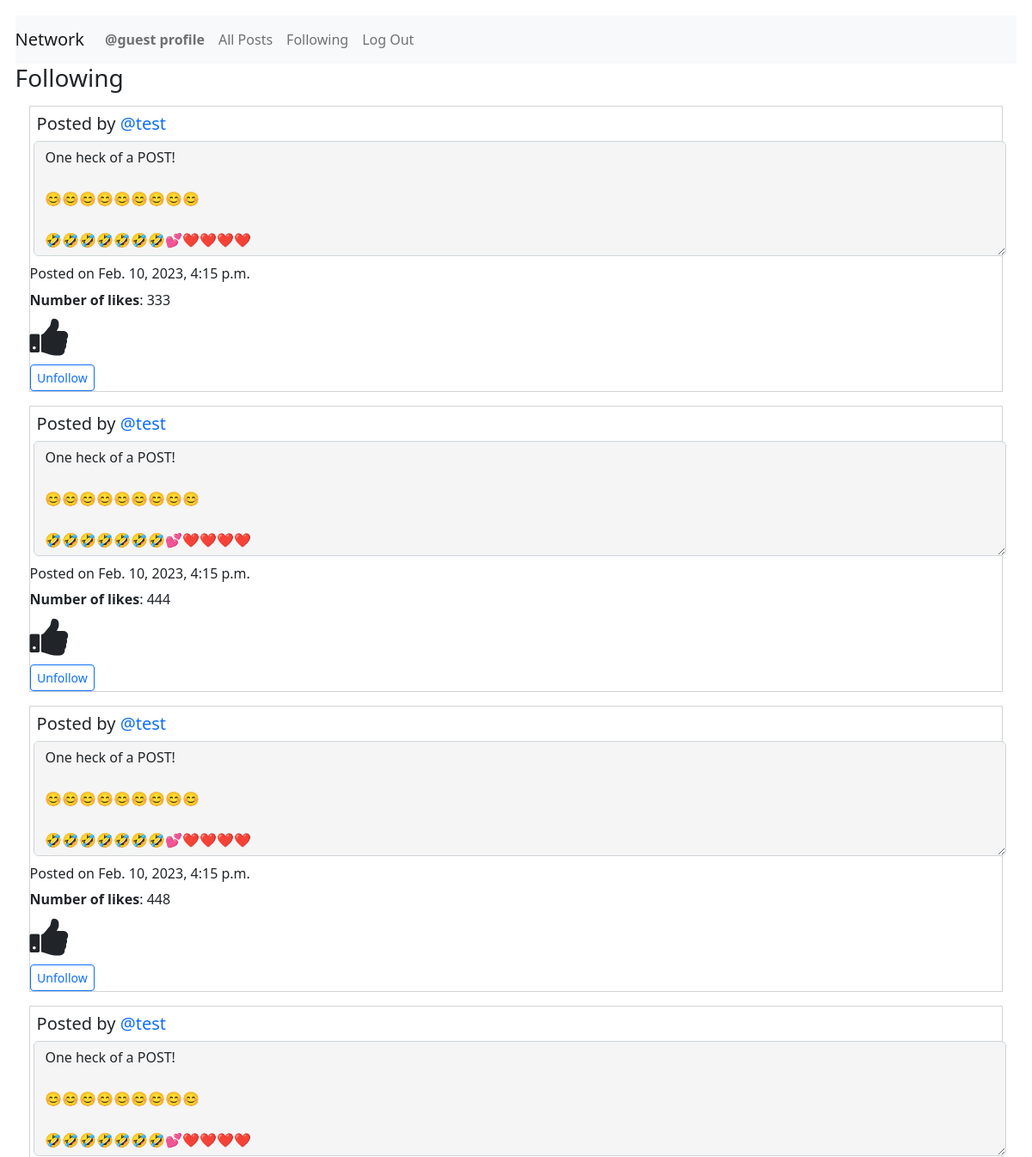
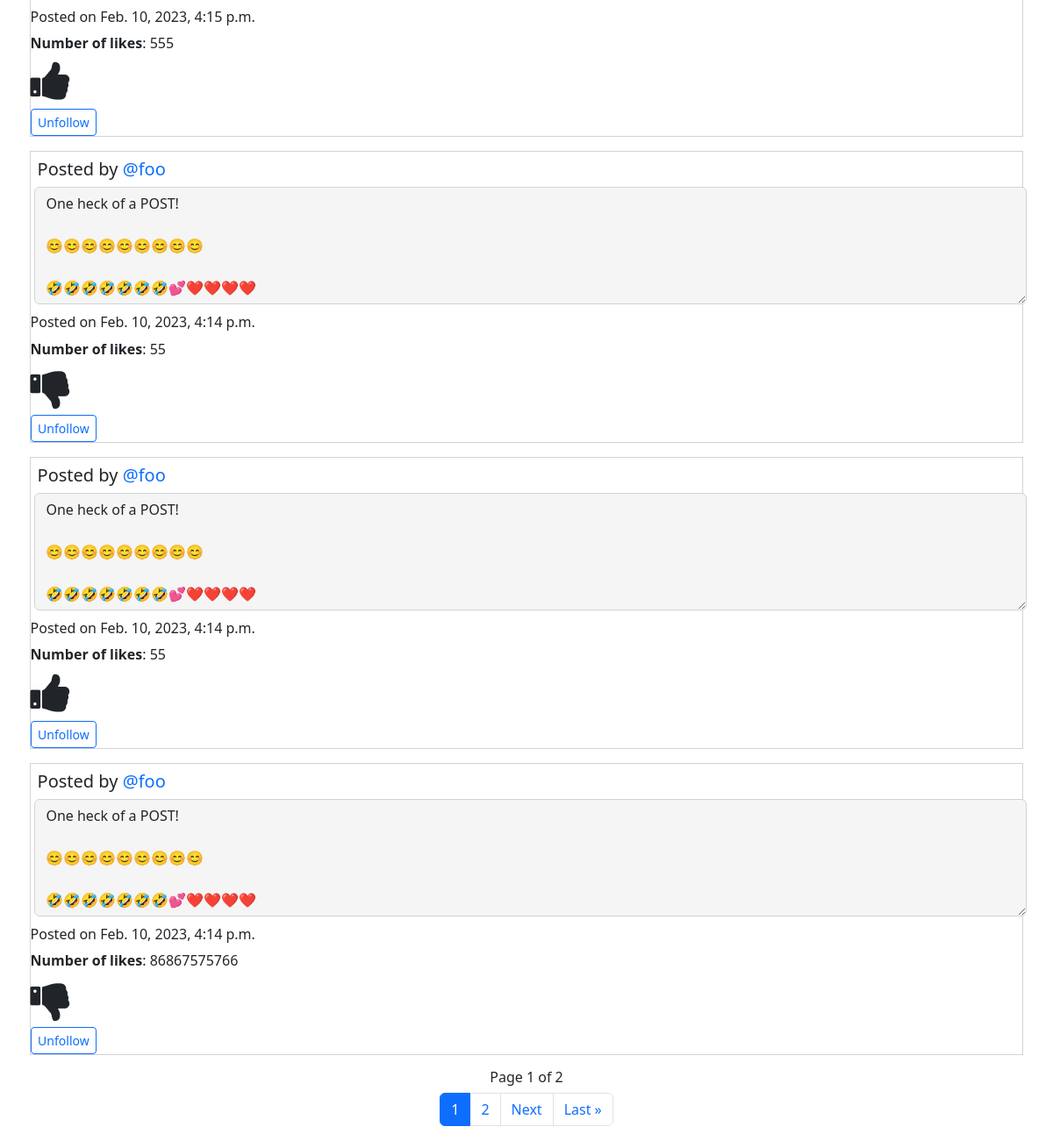
The page /following (signed in) on the database its author committed (2 pictures, top to bottom).
### network/models.py (models this page shows, shortened)
class User(AbstractUser):
    pass
    def __str__(self) -> str:
        return f"User Name: {self.username} - User ID: {self.id}"

class Posts(models.Model):
    creator = models.ForeignKey(
        User, on_delete=models.PROTECT, related_name="get_creator", blank=False)
    content = models.TextField(max_length=600)
    createdDate = models.DateTimeField(auto_now_add=True)
    likedUser = models.ManyToManyField(
        User, related_name="get_liked_users", blank=True)
    numberLikes = models.PositiveIntegerField(blank=True, default=0)

### network/views.py (the view)
# urls.py: path("following", views.getFollowing, name="getFollowing"),
@login_required
def getFollowing(request):
    print("In getFollowing")
    user = request.user
    print(user)
    user_id = request.user.id
    user_name = request.user.username
    try:
        currentOBJ = Follow.objects.get(followUser=user_id)
        displayNothing = False
        noFollowersForUser = False
    except Follow.DoesNotExist:
        print("This user follows no one!")
        displayNothing = True
        noFollowersForUser = True
    if displayNothing != True:
        following = currentOBJ.following.all()
        if following.count() == 0:
            noFollowersForUser = True
        qs = following.order_by().values('id')
        qs = list(qs)
        emptyQueryset = Posts.objects.filter(creator=0)
        for dic in qs:
            for val in dic.values():
                print(val)
                listings = Posts.objects.filter(creator=val)
                UserObject = User.objects.filter(id=val)
                if emptyQueryset.exists():
                    newQueryset = newQueryset | listings
                else:
                    newQueryset = emptyQueryset | listings
                    emptyQueryset = newQueryset
    if noFollowersForUser == True:
        return render(request, "network/following.html", {"displayNothing": displayNothing})
    else:
        if noFollowersForUser:
            return render(request, "network/following.html", {"displayNothing": displayNothing})
        else:
            PostsByDate = newQueryset.order_by('-createdDate')
            postsPagination = PostsByDate
            paginator = Paginator(postsPagination, 7)
            page_number = request.GET.get('page', '1')
            page_obj = paginator.get_page(page_number)
            likeList = returnlikeList(request)
    return render(request, "network/following.html", {"page_obj": page_obj, "listings": PostsByDate, "UserObject": UserObject, "displayNothing": displayNothing, "likeList": likeList })

### network/views.py (called while the page is built)
@login_required
def returnlikeList(request):
    user_id = request.user.id
    likedUser = Posts.objects.filter(likedUser=user_id)
    print(likedUser)
    likeList = []
    for like in likedUser:
        currentObject = User.objects.get(id=user_id)
        print(currentObject.id)
        print(like.id)
        likeList.append(like.id)
    return likeList

### network/templates/network/following.html (shortened to what this page needs)
{% extends "network/layout.html" %}
{% block body %}
<h3>Following</h3>
{% for list in page_obj %}
<div id="followingPostings">
    <div class="post{{forloop.counter0}}">
        <h5 class="creator">Posted by <a
                href="{% url 'getProfile' list.creator.username %}">{{list.creator.username}}</a></h5>
        <textarea class="form-control content{{forloop.counter0}}" id="readonlyContent{{forloop.counter0}}" rows="5" readonly="true">{{list.content}}</textarea>
        <p class="timestamp{{forloop.counter0}}">Posted on {{list.createdDate}}</p>
        <p id="numberLikes{{forloop.counter0}}" class="numberLikes{{forloop.counter0}}"><strong>Number of likes</strong>: {{list.numberLikes}}</p>
        {% if list.id in likeList and list.creator.username != user.username %}
        <i class="fa fa-thumbs-up {{forloop.counter0}}" id="thumbsUp{{forloop.counter0}}" aria-hidden="true"
            onclick="likePost('{{list.id}}', '{{list.creator.username}}', '{{user.username}}')"></i>
        {% elif list.id not in likeList and list.creator.username != user.username %}
        <i class="fa fa-thumbs-down {{forloop.counter0}}" id="thumbsDown{{forloop.counter0}}" aria-hidden="true"
            onclick="likePost('{{list.id}}', '{{list.creator.username}}', '{{user.username}}')"></i>
        {% endif %}
        <a class="btn btn-sm btn-outline-primary" id="unfollow-button" href="{% url 'follow' list.creator.username %}">Unfollow</a>
    </div>
</div>
{% empty %}
<h5>This user is not following anyone.</h5>
{% endfor %}
<nav aria-label="Page navigation">
    <div class="Djangopagination">
        <h6 class="paginationNumberPages"> Page {{ page_obj.number }} of {{ page_obj.paginator.num_pages }}</h6>
        <ul class="pagination justify-content-center">
            <li class="page-item active" aria-current="page"><a class="page-link" href="?page={{ page_obj.number }}">{{ page_obj.number }}</a></li>
            {% if page_obj.has_next %}
            <li class="page-item"><a class="page-link" href="?page={{ page_obj.next_page_number }}">{{ page_obj.next_page_number }}</a></li>
            {% endif %}
            {% if page_obj.has_next %}
            <li class="page-item"><a class="page-link" href="?page={{ page_obj.next_page_number }}">Next</a></li>
                 <li class="page-item"><a class="page-link" href="?page={{ page_obj.paginator.num_pages }}">Last &raquo;</a></li>
            {% endif %}
        </ul>
    </div>
</nav>
{% endblock %}

### network/templates/network/layout.html (shortened to what this page needs)
{% load static %}
<!DOCTYPE html>
<html lang="en">
<head>
    <link href="https://cdn.jsdelivr.net/npm/bootstrap@5.2.3/dist/css/bootstrap.min.css" rel="stylesheet">
    <link rel="stylesheet" href="https://cdnjs.cloudflare.com/ajax/libs/font-awesome/4.7.0/css/font-awesome.min.css">
    <link href="{% static 'network/styles.css' %}" rel="stylesheet">
</head>
<body>
    <nav class="navbar navbar-expand-lg navbar-light bg-light">
        <a class="navbar-brand" href="{% url 'index' %}">Network</a>
        <div>
            <ul class="navbar-nav mr-auto">
                {% if user.is_authenticated %}
                <li class="nav-item">
                    <a class="nav-link" id="djangoProfile" href="{% url 'getProfile' user.username %}"><strong>{{ user.username }} profile</strong></a>
                </li>
                <li class="nav-item">
                    <a class="nav-link" id="djangoAllPosts" href="{% url 'djangoAllPosts' %}">All Posts</a>
                </li>
                {% endif %}
                {% if user.is_authenticated %}
                <li class="nav-item">
                    <a class="nav-link" id="djangoFollowing" href="{% url 'getFollowing' %}">Following</a>
                </li>
                <li class="nav-item">
                    <a class="nav-link" href="{% url 'logout' %}">Log Out</a>
                </li>
                {% endif %}
            </ul>
        </div>
    </nav>
    <div class="body">
        {% block body %}
        {% endblock %}
    </div>
</body>
</html>

### network/static/network/styles.css (style rules this page uses)
body { margin: 1.1em; }
a { text-decoration: none; }
.form-control { margin: 0.3em; }
p { margin-bottom: 0.4rem; }
.paginationNumberPages { justify-content: center; display: flex; }
.creator { margin: 0.4em; }
.fa { font-size: 50px; cursor: pointer; user-select: none; }
[class*="post"] { margin: 1.0em; border-style: solid; border-width: thin; border-color: lightgray; }
[id*="readonlyContent"] { margin-bottom: 0.5em; background-color: whitesmoke }
#unfollow-button { display: flex; width: 5.4em; margin-top: 7px; align-items: center; justify-content: center; }

### rows shown on the page
User: username "@guest"
Posts: creator.username "@test", content "One heck of a POST! 😊😊😊😊😊😊😊😊😊 🤣🤣🤣🤣🤣🤣🤣💕❤️❤️❤️❤️", createdDate "Feb. 10, 2023, 4:15 p.m.", numberLikes "333"
Posts: creator.username "@test", content "One heck of a POST! 😊😊😊😊😊😊😊😊😊 🤣🤣🤣🤣🤣🤣🤣💕❤️❤️❤️❤️", createdDate "Feb. 10, 2023, 4:15 p.m.", numberLikes "444"
Posts: creator.username "@test", content "One heck of a POST! 😊😊😊😊😊😊😊😊😊 🤣🤣🤣🤣🤣🤣🤣💕❤️❤️❤️❤️", createdDate "Feb. 10, 2023, 4:15 p.m.", numberLikes "448"
Posts: creator.username "@test", content "One heck of a POST! 😊😊😊😊😊😊😊😊😊 🤣🤣🤣🤣🤣🤣🤣💕❤️❤️❤️❤️", createdDate "Feb. 10, 2023, 4:15 p.m.", numberLikes "555"
Posts: creator.username "@foo", content "One heck of a POST! 😊😊😊😊😊😊😊😊😊 🤣🤣🤣🤣🤣🤣🤣💕❤️❤️❤️❤️", createdDate "Feb. 10, 2023, 4:14 p.m.", numberLikes "55"
Posts: creator.username "@foo", content "One heck of a POST! 😊😊😊😊😊😊😊😊😊 🤣🤣🤣🤣🤣🤣🤣💕❤️❤️❤️❤️", createdDate "Feb. 10, 2023, 4:14 p.m.", numberLikes "55"
Posts: creator.username "@foo", content "One heck of a POST! 😊😊😊😊😊😊😊😊😊 🤣🤣🤣🤣🤣🤣🤣💕❤️❤️❤️❤️", createdDate "Feb. 10, 2023, 4:14 p.m.", numberLikes "86867575766"

### other values the page prints
{{ page_obj.number }} "1"
{{ page_obj.paginator.num_pages }} "2"
{{ page_obj.next_page_number }} "2"
